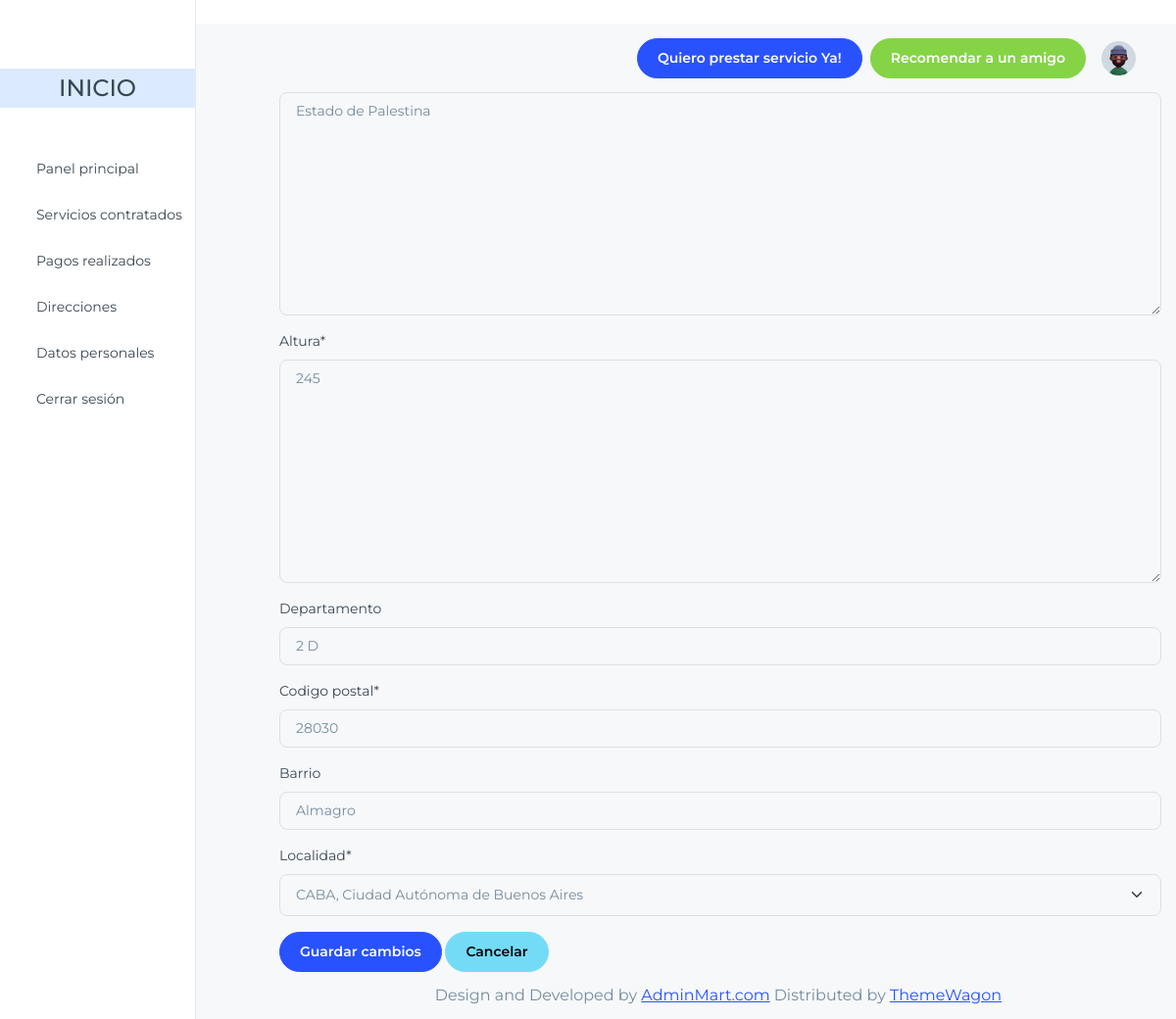
Page /home/consumidor/modificar_direccion/9/ (signed in) on the committed database.
### apps/ubicacion/models.py (models this page shows, shortened)
class Direccion(models.Model):
    calle = models.TextField(max_length=200)
    altura = models.TextField(max_length=200)
    departamento = models.CharField(max_length=100, null=True, blank=True)
    codigo_postal = models.CharField(max_length=100)
    barrio = models.CharField(max_length=200, blank=True, null=True, default=None)
    localidad = models.ForeignKey(Localidad, on_delete=models.CASCADE, default=None)
    usuario = models.ForeignKey("usuario.Usuario", on_delete=models.CASCADE, default=None)

### apps/ubicacion/views.py (the view, shortened to what this page needs)
# urls.py: path('consumidor/modificar_direccion/<int:direccion_id>/', ModificarDireccionView.as_view(), name='modificar_direccion'),
class ModificarDireccionView(UpdateView):
    model = Direccion
    form_class = ModificarDireccionForm
    template_name = 'modificar_direccion.html'
    context_object_name = 'form'
    pk_url_kwarg = 'direccion_id'
    def get_object(self, queryset=None):
        direccion = super().get_object(queryset)
        if direccion.usuario != self.request.user:
            raise Http404("No tienes permiso para modificar esta dirección")
        return direccion

### apps/ubicacion/form.py
class ModificarDireccionForm(forms.ModelForm):
    class Meta:
        model = Direccion
        fields = ['calle', 'altura', 'departamento', 'codigo_postal', 'barrio', 'localidad']

### apps/ubicacion/models.py (called while the page is built)
    def __str__(self):
        provincia_nombre = dict(self.PROVINCIAS).get(self.nombre)
        return provincia_nombre

    def __str__(self):
        return f'{self.nombre}, {self.provincia.__str__()}'

### apps/ubicacion/templates/modificar_direccion.html (shortened to what this page needs)
{% extends 'index_consumidor.html' %}
{% load static %}
{% load crispy_forms_tags %}
{% block content %}
<div class="container mt-4">
    <h2 class="mb-4">Modificar Dirección</h2>
    <form method="post" novalidate>
        {{ form|crispy }}
        <div class="mt-3">
            <button type="submit" class="btn btn-primary">Guardar cambios</button>
            <a href="{% url 'dire_consumidor' %}" class="btn btn-secondary">Cancelar</a>
        </div>
    </form>
</div>
{% endblock %}

### rows in the picture
Direccion: calle "Estado de Palestina", altura "245", departamento "2 D", codigo_postal "28030", barrio "Almagro", localidad "CABA, Ciudad Autónoma de Buenos Aires"
